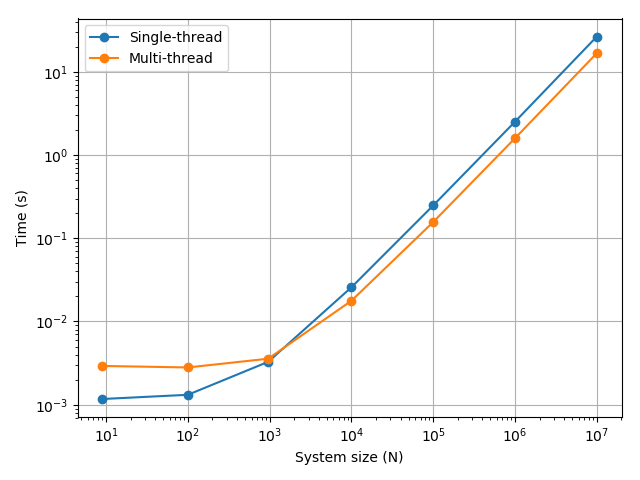

Reproduce this figure in Python.
# coding: utf-8
#
# This code is part of lattpy.
#
# Copyright (c) 2022, Dylan Jones
#
# This code is licensed under the MIT License. The copyright notice in the
# LICENSE file in the root directory and this permission notice shall
# be included in all copies or substantial portions of the Software.

"""Generates the lattice build time plot."""
import time
import threading
import tracemalloc
import numpy as np
import matplotlib.pyplot as plt
from lattpy import Lattice

MEGABYTE = 1024 * 1024
GIGABYTE = 1024 * MEGABYTE


class ProfileThread(threading.Thread):

    def __init__(self, profiler, interval=0.5):
        super().__init__()
        self._running = False
        self._interval = interval
        self.profiler = profiler
        self.data = list()

    def stop(self):
        self._running = False

    def update(self):
        self.profiler.take_snapshot()
        t = self.profiler.seconds
        m = self.profiler.memory
        self.data.append([t, m])

    def run(self) -> None:
        self._running = True
        while self._running:
            self.update()
            time.sleep(self._interval)


class Profiler:
    """Profiler object for measuring time, memory and other stats."""

    __slots__ = ["_time", "_t0", "_snapshot", "_thread"]

    def __init__(self, method=None):
        self._time = method or time.perf_counter
        self._snapshot = None
        self._t0 = 0
        self._thread = None
        self.start()

    @property
    def seconds(self) -> float:
        """Returns the time since the timer has been started in seconds."""
        return self.time() - self._t0

    @property
    def snapshot(self):
        return self._snapshot

    @property
    def memory(self):
        stats = self.statistics("filename")
        return sum(stat.size for stat in stats)

    def time(self) -> float:
        """Returns the current time as a timestamp."""
        return self._time()

    def start(self) -> None:
        """Start the profiler."""
        tracemalloc.start()
        self._t0 = self._time()

    @staticmethod
    def stop() -> None:
        """Stop the profiler."""
        tracemalloc.stop()

    def take_snapshot(self):
        snapshot = tracemalloc.take_snapshot()
        snapshot = snapshot.filter_traces((
            tracemalloc.Filter(False, "<frozen importlib._bootstrap>"),
            tracemalloc.Filter(False, "<unknown>"),
        ))
        self._snapshot = snapshot
        return snapshot

    def statistics(self, group="lineno"):
        return self._snapshot.statistics(group)

    def start_watching(self, interval=0.5):
        self._thread = ProfileThread(self, interval)
        self._thread.start()
        return self._thread

    def stop_watching(self):
        self._thread.stop()
        self._thread.join()
        data = self._thread.data
        self._thread = None
        return np.asarray(data).T


def benchmark_time(func, sizes, calls=1, **kwargs):
    counts = np.zeros_like(sizes)
    times = np.zeros_like(sizes, dtype=np.float64)
    for i, size in enumerate(sizes):
        print(f"\rBenchmarking time: {i + 1}/{len(sizes)}", end="", flush=True)
        shape = (size, size)
        n, t = 0, 0
        for call in range(calls):
            p = Profiler()
            # t0 = time.perf_counter()
            latt = func(shape, **kwargs)
            t += p.seconds  # time.perf_counter() - t0

            n = latt.num_sites
        counts[i] = n
        times[i] = t / calls
    print()
    return counts, times


def benchmark_memory(func, sizes, dt=0.01, calls=1, **kwargs):
    counts = np.zeros_like(sizes)

    max_memory = np.zeros_like(sizes, dtype=np.float64)
    memory = np.zeros_like(sizes, dtype=np.float64)
    for i, size in enumerate(sizes):
        print(f"\rBenchmarking Memory: {i + 1}/{len(sizes)}", end="", flush=True)
        shape = (size, size)
        n, mem, max_mem = 0, 0, 0
        for call in range(calls):
            p = Profiler()
            p.start_watching(dt)
            latt = func(shape, **kwargs)
            times, _memory = p.stop_watching()
            n = latt.num_sites
            mem += _memory[-1]
            max_mem += np.max(_memory)
        counts[i] = n
        memory[i] = mem / calls
        max_memory[i] = max_mem / calls
    print()
    return counts, memory, max_memory


def profile_build_memory(func, shape, args=(), dt=0.01):
    p = Profiler()
    p.start_watching(dt)
    latt = func(shape, *args)
    times, memory = p.stop_watching()
    num_sites = latt.num_sites
    return num_sites, times, memory


def plot_benchmark_time(func, sys_sizes, calls=5):

    sizes = np.sqrt(sys_sizes).astype(np.int64)

    fig, ax = plt.subplots()
    ax.set_xscale("log")
    ax.set_yscale("log")
    ax.set_xlabel("System size")
    ax.set_ylabel("Time (s)")
    ax.set_axisbelow(True)
    ax.grid()

    # Single thread
    x, y = benchmark_time(func, sizes, calls, num_jobs=+1)
    ax.plot(x, y, marker="o", label="Single-thread")

    # Multi thread
    x, y = benchmark_time(func, sizes, calls, num_jobs=-1)
    ax.plot(x, y, marker="o", label="Multi-thread")

    # ax.set_ylim(0, None)
    ax.legend()
    fig.tight_layout()

    return fig, ax


def plot_benchmark_memory(func, sys_sizes, dt=0.01, calls=1):
    sizes = np.sqrt(sys_sizes).astype(np.int64)
    counts, memory, max_memory = benchmark_memory(func, sizes, dt, calls, num_jobs=-1)

    fig, ax = plt.subplots()
    ax.set_xscale("log")
    ax.set_yscale("log")
    ax.set_xlabel("System size")
    ax.set_ylabel("Memory (MiB)")

    ax.plot(counts, memory / MEGABYTE, marker="o", label="Stored data")
    ax.plot(counts, max_memory / MEGABYTE, marker="o", label="Max. memory")

    ax.set_axisbelow(True)
    ax.grid()
    ax.legend()
    fig.tight_layout()

    return fig, ax


def plot_profile_memory(func, shape, args=(), dt=0.01):
    num_sites, times, memory = profile_build_memory(func, shape, args, dt)

    fig, ax = plt.subplots()
    ax.plot(times, memory / GIGABYTE)
    ax.set_xlabel("Time (s)")
    ax.set_ylabel("Memory (GiB)")
    ax.set_axisbelow(True)
    ax.grid()
    ax.set_ylim(0, None)
    ax.set_xlim(0, None)
    return fig, ax


def build(shape, num_jobs=-1):
    latt = Lattice(np.eye(2))
    latt.add_atom()
    latt.add_connections(1)
    latt.build(shape, relative=True, num_jobs=num_jobs)
    return latt


def main():
    sys_sizes = [10, 35, 100, 350, 1e3, 3.5e3, 1e4, 3.5e4, 1e5, 3.5e5, 1e6, 3.5e6, 1e7]

    fig, ax = plot_benchmark_memory(build, sys_sizes)
    fig.savefig("benchmark_memory.png")

    fig, ax = plot_benchmark_time(build, sys_sizes, calls=2)
    fig.savefig("benchmark_time.png")

    # shape = (10000, 1000)
    # fig, ax = plot_profile_memory(build, shape)
    # fig.savefig("build_memory.png")

    plt.show()


if __name__ == "__main__":
    main()
